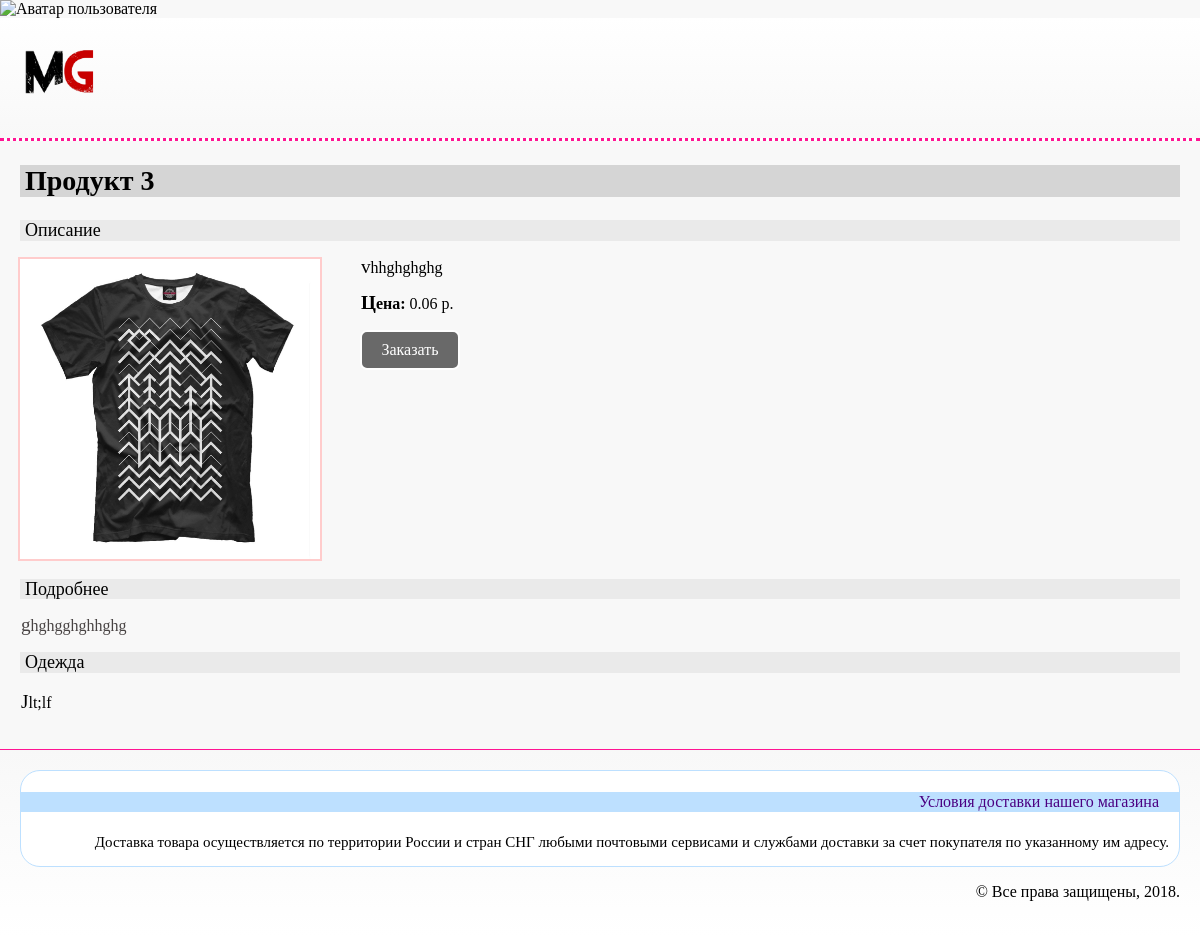
The page /products/3/ on the database as committed earlier.
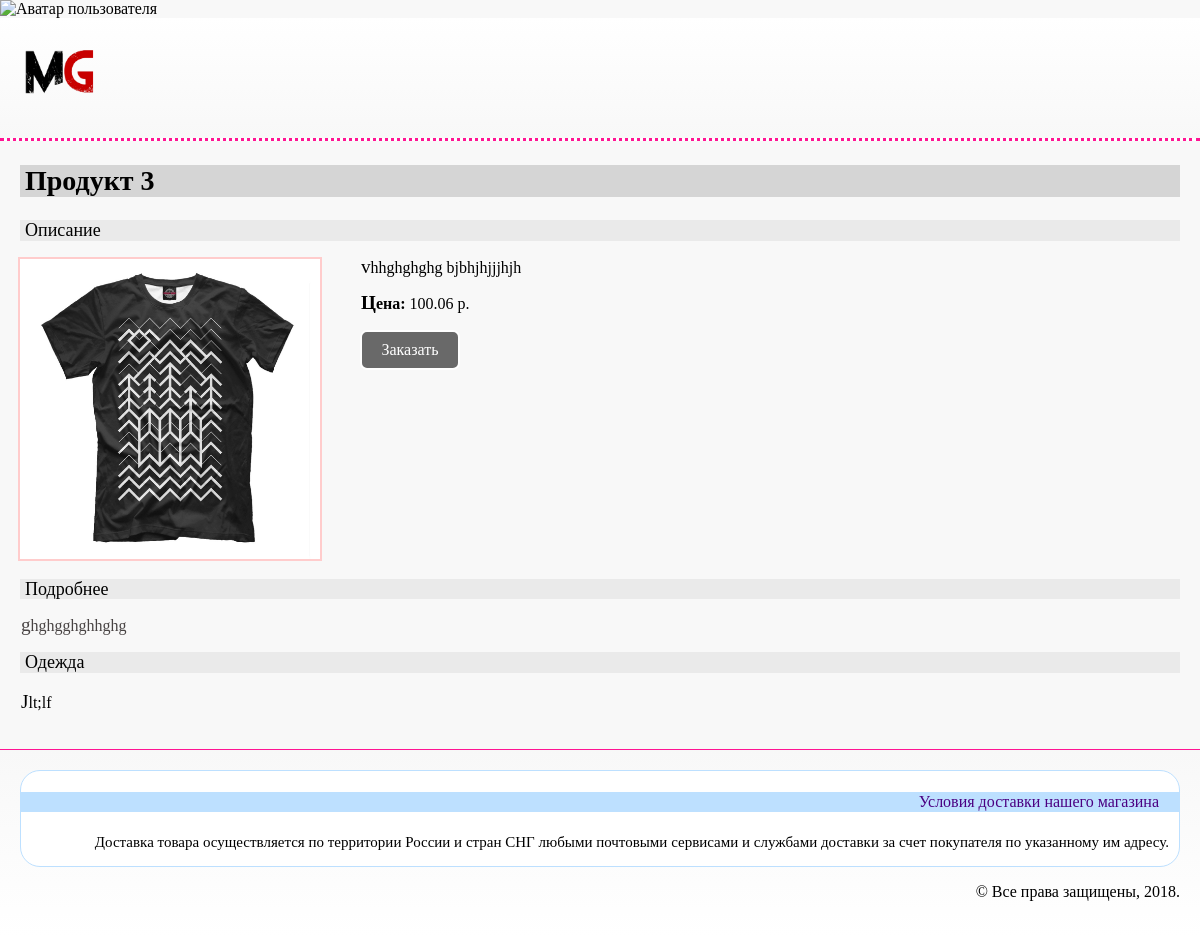
The same page on the database as committed later.
### products/models.py (models this page shows, shortened)
class Product(models.Model):
    title = models.CharField(verbose_name='Название товара',
                             max_length=250,
                             unique=True)
    category = models.ForeignKey(Category,
                                 on_delete=models.CASCADE,
                                 verbose_name='Категория товара')
    image = models.ForeignKey('images.Image',
                              on_delete=models.PROTECT,
                              verbose_name='Изображение товара')
    price = models.DecimalField(verbose_name='Стоимость товара',
                                max_digits=12,
                                decimal_places=2,
                                default=0)
    snippet = models.TextField(verbose_name='Краткое описание товара',
                               null=True,
                               blank=True)
    description = models.TextField(verbose_name='Полное описание товара',
                                   null=True,
                                   blank=True)
    modified = models.DateTimeField(auto_now=True)
    created = models.DateTimeField(auto_now_add=True)

class Category(models.Model):
    title = models.CharField(verbose_name='Название категории',
                             max_length=250,
                             unique=True)
    snippet = models.TextField(verbose_name='Краткое описание категории',
                               null=True,
                               blank=True)
    modified = models.DateTimeField(auto_now=True)
    created = models.DateTimeField(auto_now_add=True)
    def __str__(self):
        return self.title

### images/models.py (models this page shows, shortened)
class Image(models.Model):
    name = models.CharField(verbose_name='Название изображения',
                            max_length=250,
                            unique=True)
    value = models.ImageField(verbose_name='Изображение',
                              upload_to='images/')

### products/views/products.py (the view)
class ProductDetailView(DetailView):
    model = Product
    template_name = 'products/product.html'
    context_object_name = 'obj'

### products/templates/products/product.html
{% extends 'basic.html' %} {% block title %} MetalGossipStore&nbsp;&mdash; {{ obj.title }} {% endblock %} {% block content %}
<h2>{{ obj.title }}</h2>
<h3 id="product_header">Описание</h3>
<a href="/media/{{obj.image.value}}" target="_blank"><img id="image_product" src="/media/{{obj.image.value}}" alt="{{ obj.title }}" title="{{ obj.title }}"/></a>
<p id="product_summary"> {{ obj.snippet }} </p>
<p><b>Цена:</b> {{ obj.price }}&nbsp;р.</p>
<p><button id="buy_button">Заказать</button></p>
<h3 id="product_header">Подробнее</h3>
<p id="product_description"> {{ obj.description }} </p>
<h3 id="product_header">{{ obj.category }}</h3>
<p> {{ obj.category.snippet }} </p>
{% endblock %}

Rows that differ between the two databases and show on the page:
changed Product "Продукт 3": snippet "vhhghghghg" → "vhhghghghg bjbhjhjjjhjh"; price "0.06" → "100.06"
